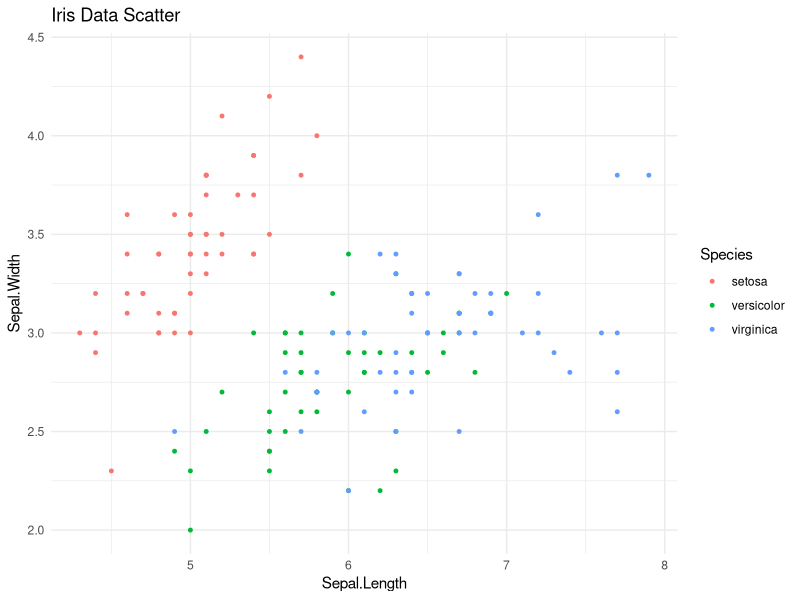

This chart was generated by the following R code:
## ---- chunk 1
knitr::opts_chunk$set(
	echo = TRUE,
	message = FALSE,
	warning = FALSE)
## ---- chunk 2
a <- c(1:5)
a
## ---- chunk 3
a <- c(1:5)
a
## ---- chunk 4
result1 <- mean(a)
## ---- chunk 5
result1
## ---- chunk 6
b <- c(1:100)
b
## ---- chunk 7
max(a)
## ---- chunk 8
library(dplyr)
## ---- chunk 9
library(dplyr)
## ---- chunk 10
data("iris")
library(ggplot2)
ggplot(iris)+
    aes(x=Sepal.Length, y=Sepal.Width, color=Species)+
    geom_point(size=1L)+
    scale_color_hue()+
    labs(title="Iris Data Scatter")+
    theme_minimal()
